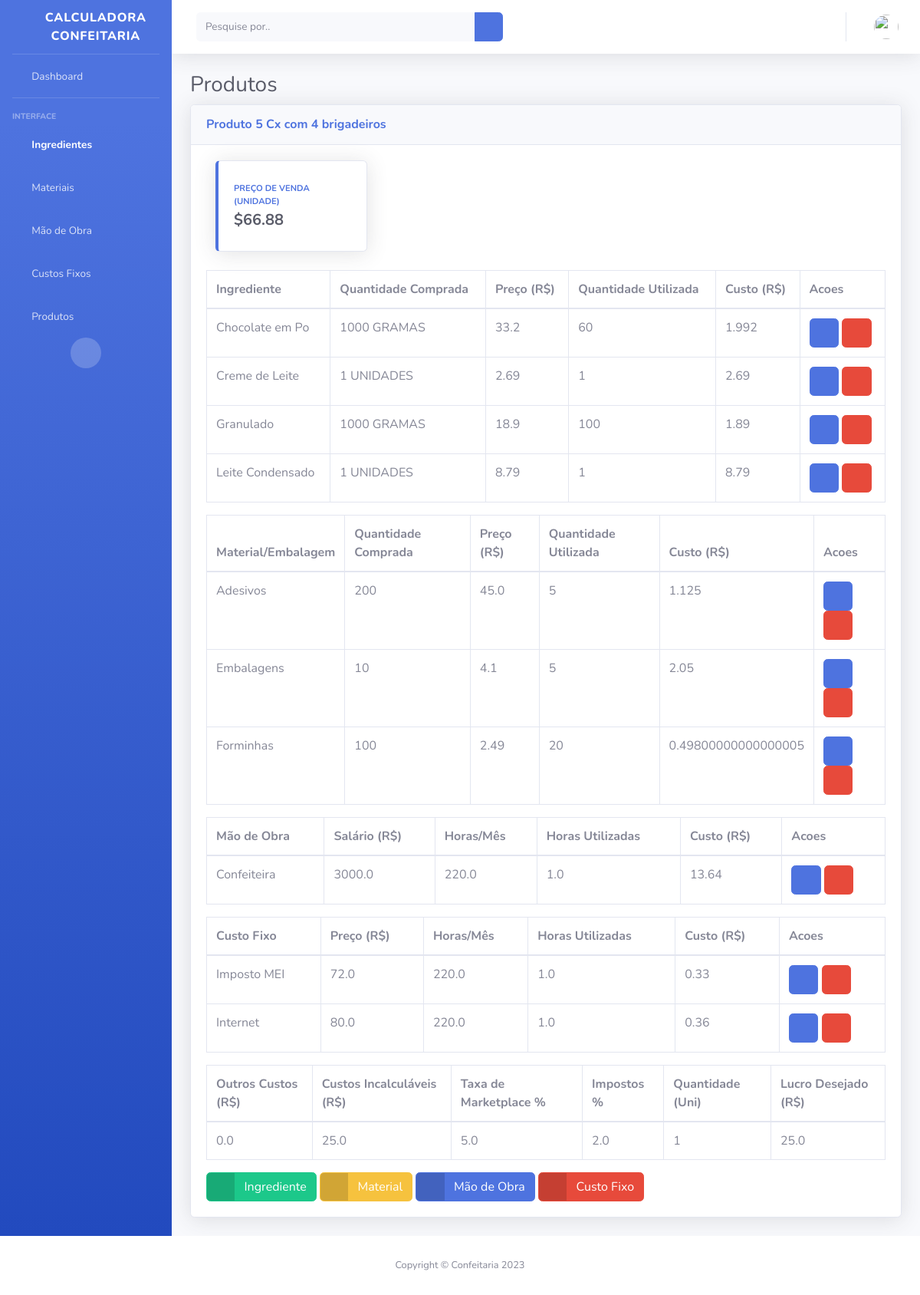
The page /product/1 (signed in) on the database its author committed.
### myapp/models.py (models this page shows, shortened)
class Product(models.Model):
    user = models.ForeignKey(CustomUser, blank=False, on_delete=models.CASCADE)
    name = models.CharField(db_column='name', max_length=100, blank=False)
    another_expenses = models.FloatField(_("Outros Custos (R$):"), db_column='another_expenses', blank=False)
    incalculable_expenses = models.FloatField(_("Custos Incalculáveis (R$):"), db_column='incalculable_expenses',
                                              blank=True)
    marketplace_tax = models.FloatField(_("Taxa de Comissão em Marketplace %:"), db_column='marketplace_tax',
                                        blank=False)
    taxes = models.FloatField(_("Impostos:"), db_column='taxes', blank=False)
    quantity = models.IntegerField(
        _("Quantidade Desejada:"), db_column='quantity', blank=False)
    profit = models.FloatField(_("Lucro Desejado (R$):"), db_column='profit', blank=False)
    class Meta:
        ordering = ["name"]

class PercentIngredient(models.Model):
    ingredient = models.ForeignKey(Ingredient, blank=True, on_delete=models.CASCADE)
    percent = models.IntegerField(
        _("Quantidade Usada:"), db_column='percent', blank=False)
    measure = models.CharField(_("Medida do Pacote:"), max_length=8, choices=MEASURES_CHOICES)
    product = models.ForeignKey(Product, blank=True, on_delete=models.CASCADE)
    class Meta:
        ordering = ["ingredient"]

class Ingredient(models.Model):
    user = models.ForeignKey(CustomUser, blank=True, on_delete=models.CASCADE)
    name = models.CharField(_("Nome do Item:"), db_column='name', max_length=100, blank=False)
    quantity = models.IntegerField(
        _("Quantidade do Pacote:"), db_column='quantity', blank=False)
    measure = models.CharField(_("Medida do Pacote:"), max_length=8, choices=MEASURES_CHOICES)
    price = models.FloatField(_("(R$) Valor do Pacote:"), db_column='price', blank=False)
    def __str__(self):
        return self.name
    class Meta:
        ordering = ["name"]

class PercentMaterial(models.Model):
    material = models.ForeignKey(Material, blank=True, on_delete=models.CASCADE)
    percent = models.IntegerField(
        _("Quantidade Usada:"), db_column='percent', blank=False)
    product = models.ForeignKey(Product, blank=True, on_delete=models.CASCADE)
    class Meta:
        ordering = ["material"]

class Material(models.Model):
    user = models.ForeignKey(CustomUser, blank=True, on_delete=models.CASCADE)
    name = models.CharField(_("Nome do Item:"), db_column='name', max_length=100, blank=False)
    quantity = models.IntegerField(
        _("Quantidade Comprada:"), db_column='quantity', blank=False)
    price = models.FloatField(_("(R$) Preço do Pacote de Embalagem:"), db_column='price', blank=False)
    def __str__(self):
        return self.name
    class Meta:
        ordering = ["name"]

class PercentLabor(models.Model):
    labor = models.ForeignKey(Labor, blank=True, on_delete=models.CASCADE)
    hours = models.FloatField(
        _("Horas de Consumo:"), db_column='hours', blank=False)
    time = models.CharField(_("Tempo de Medida:"), max_length=15, choices=TIME_CHOICES)
    product = models.ForeignKey(Product, blank=True, on_delete=models.CASCADE)
    class Meta:
        ordering = ["labor"]

class Labor(models.Model):
    user = models.ForeignKey(CustomUser, blank=True, on_delete=models.CASCADE)
    name = models.CharField(_("Nome do Serviço:"), db_column='name', max_length=100, blank=False)
    salary = models.FloatField(_("Salário Médio:"), db_column='salary', blank=False)
    hours = models.FloatField(
        _("Horas Mensais:"), db_column='hours', blank=False)
    time = models.CharField(_("Tempo de Medida:"), max_length=15, choices=TIME_CHOICES)
    def __str__(self):
        return self.name
    class Meta:
        ordering = ["name"]

class PercentCost(models.Model):
    cost = models.ForeignKey(Cost, blank=True, on_delete=models.CASCADE)
    hours = models.FloatField(
        _("Horas de Consumo:"), db_column='hours', blank=False)
    time = models.CharField(_("Tempo de Medida:"), max_length=15, choices=TIME_CHOICES)
    product = models.ForeignKey(Product, blank=True, on_delete=models.CASCADE)
    class Meta:
        ordering = ["cost"]

class Cost(models.Model):
    user = models.ForeignKey(CustomUser, blank=True, on_delete=models.CASCADE)
    name = models.CharField(_("Nome do Custo:"), db_column='name', max_length=100, blank=False)
    price = models.FloatField(_("Preço (R$):"), db_column='price', blank=False)
    hours = models.FloatField(
        _("Horas Mensais:"), db_column='hours', blank=False)
    time = models.CharField(_("Tempo de Medida:"), max_length=15, choices=TIME_CHOICES)
    def __str__(self):
        string = self.name + " " + str(self.price / self.hours)
        return string
    class Meta:
        ordering = ["name"]

### myapp/views.py (the view)
# urls.py: path('product/<int:id>',
@login_required
def product(request, id):
    percent_ingredient_form = PercentIngredientForm()
    percent_material_form = PercentMaterialForm()
    percent_labor_form = PercentLaborForm()
    percent_cost_form = PercentCostForm()
    percent_ingredients = PercentIngredient.objects.all()
    percent_materials = PercentMaterial.objects.all()
    percent_labors = PercentLabor.objects.all()
    percent_costs = PercentCost.objects.all()
    product = Product.objects.get(id=id)
    price_unity = generate_price_unity(product)
    return render(
        request, 'product.html', {
            'product': product,
            'percent_ingredient_form': percent_ingredient_form,
            'percent_material_form': percent_material_form,
            'percent_labor_form': percent_labor_form,
            'percent_cost_form': percent_cost_form,
            'percent_ingredients': percent_ingredients,
            'percent_materials': percent_materials,
            'percent_labors': percent_labors,
            'percent_costs': percent_costs,
            'price_unity': price_unity
        }
    )

### myapp/templates/product.html (shortened to what this page needs)
{% extends "base.html" %}
{% block content %}
{% load mathfilters %}
<h1 class="h3 mb-2 text-gray-800">Produtos</h1>
<div class="card shadow mb-4">
    <div class="card-header py-3">
        <h6 class="m-0 font-weight-bold text-primary">Produto {{ product.name }}</h6>
    </div>
    <div class="card-body">
        <div class="col-xl-3 col-md-6 mb-4">
            <div class="card border-left-primary shadow h-100 py-2">
                <div class="card-body">
                    <div class="row no-gutters align-items-center">
                        <div class="col mr-2">
                            <div class="text-xs font-weight-bold text-primary text-uppercase mb-1">
                                Preço de Venda (Unidade)</div>
                            <div class="h5 mb-0 font-weight-bold text-gray-800">${{price_unity}}</div>
                        </div>
                        <div class="col-auto">
                            <i class="fas fa-calendar fa-2x text-gray-300"></i>
                        </div>
                    </div>
                </div>
            </div>
        </div>
        <div class="table-responsive" style="margin-top:5px">
            <table class="table table-bordered" id="dataTable" width="100%" cellspacing="0">
                <thead>
                    <tr>
                        <th scope="col">Ingrediente</th>
                        <th scope="col">Quantidade Comprada</th>
                        <th scope="col">Preço (R$)</th>
                        <th scope="col">Quantidade Utilizada</th>
                        <th scope="col">Custo (R$)</th>
                        <th scope="col">Acoes</th>
                    </tr>
                </thead>
                <tbody>
                    {% for percent_ingredient in percent_ingredients%}
                    <tr>
                        <td>{{ percent_ingredient.ingredient.name }}</td>
                        <td>{{ percent_ingredient.ingredient.quantity }}{{ " "}}{{ percent_ingredient.ingredient.measure }}</td>
                        <td>{{ percent_ingredient.ingredient.price }}</td>
                        <td>{{ percent_ingredient.percent }}</td>
                        <td> {{percent_ingredient.percent|div:percent_ingredient.ingredient.quantity|mul:percent_ingredient.ingredient.price }}</td>
                        <td>
                            <a type="button" class="btn btn-primary" href="/percent-labor-delete/{{ percent_labor.id }}"> <i class="fas fa-edit"></i></a></a>
                            <a type="button" class="btn btn-danger" href="/percent-ingredient-delete/{{ percent_ingredient.id }}"> <i class="fas fa-trash"></i></a></a>
                        </td>
                    </tr>
                    {% endfor %}
                </tbody>
            </table>
        </div>
        <div class="table-responsive">
            <table class="table table-bordered" width="100%" cellspacing="0">
                <thead>
                    <tr>
                        <th scope="col">Material/Embalagem</th>
                        <th scope="col">Quantidade Comprada</th>
                        <th scope="col">Preço (R$)</th>
                        <th scope="col">Quantidade Utilizada</th>
                        <th scope="col">Custo (R$)</th>
                        <th scope="col">Acoes</th>
                    </tr>
                </thead>
                <tbody>
                    {% for percent_material in percent_materials %}
                    <tr>
                        <td>{{ percent_material.material.name }}</td>
                        <td>{{ percent_material.material.quantity }}{{ " "}}{{ percent_material.material.measure }}</td>
                        <td>{{ percent_material.material.price }}</td>
                        <td>{{ percent_material.percent }}</td>
                        <td> {{percent_material.percent|div:percent_material.material.quantity|mul:percent_material.material.price }}</td>
                         <td>
                             <a type="button" class="btn btn-primary" href="/percent-labor-delete/{{ percent_labor.id }}"> <i class="fas fa-edit"></i></a></a>
                             <a type="button" class="btn btn-danger" href="/percent-material-delete/{{ percent_material.id }}"> <i class="fas fa-trash"></i></a></a>
                        </td>
                    </tr>
                    {% endfor %}
                </tbody>
            </table>
        </div>
        <div class="table-responsive">
            <table class="table table-bordered" width="100%" cellspacing="0">
                <thead>
                    <tr>
                        <th scope="col">Mão de Obra</th>
                        <th scope="col">Salário (R$)</th>
                        <th scope="col">Horas/Mês</th>
                        <th scope="col">Horas Utilizadas</th>
                        <th scope="col">Custo (R$)</th>
                        <th scope="col">Acoes</th>
                    </tr>
                </thead>
                <tbody>
                    {% for percent_labor in percent_labors %}
                    <tr>
                        <td>{{ percent_labor.labor.name }}</td>
                        <td>{{ percent_labor.labor.salary }}</td>
                        <td>{{ percent_labor.labor.hours }}</td>
                         <td>{{ percent_labor.hours }}</td>
                        <td> {{percent_labor.hours|mul:percent_labor.labor.salary|div:percent_labor.labor.hours|floatformat:2 }}</td>
                         <td>
                             <a type="button" class="btn btn-primary" href="/percent-labor-delete/{{ percent_labor.id }}"> <i class="fas fa-edit"></i></a></a>
                             <a type="button" class="btn btn-danger" href="/percent-labor-delete/{{ percent_labor.id }}"> <i class="fas fa-trash"></i></a></a>
                        </td>
                    </tr>
                    {% endfor %}
                </tbody>
            </table>
        </div>
        <div class="table-responsive">
            <table class="table table-bordered" width="100%" cellspacing="0">
                <thead>
                    <tr>
                        <th scope="col">Custo Fixo</th>
                        <th scope="col">Preço (R$)</th>
                        <th scope="col">Horas/Mês</th>
                        <th scope="col">Horas Utilizadas</th>
                        <th scope="col">Custo (R$)</th>
                        <th scope="col">Acoes</th>
                    </tr>
                </thead>
                <tbody>
                    {% for percent_cost in percent_costs %}
                    <tr>
                        <td>{{ percent_cost.cost.name }}</td>
                        <td>{{ percent_cost.cost.price }}</td>
                        <td>{{ percent_cost.cost.hours }}</td>
                         <td>{{ percent_cost.hours }}</td>
                        <td> {{percent_cost.hours|mul:percent_cost.cost.price|div:percent_cost.cost.hours|floatformat:2 }}</td>
                         <td>
                             <a type="button" class="btn btn-primary" href="/percent-labor-delete/{{ percent_labor.id }}"> <i class="fas fa-edit"></i></a></a>
                             <a type="button" class="btn btn-danger" href="/percent-labor-delete/{{ percent_labor.id }}"> <i class="fas fa-trash"></i></a></a>
                        </td>
                    </tr>
                    {% endfor %}
                </tbody>
            </table>
        </div>
        <div class="table-responsive">
            <table class="table table-bordered" width="100%" cellspacing="0">
                <thead>
                    <tr>
                        <th scope="col">Outros Custos (R$)</th>
                        <th scope="col">Custos Incalculáveis (R$)</th>
                        <th scope="col">Taxa de Marketplace %</th>
                        <th scope="col">Impostos %</th>
                        <th scope="col">Quantidade (Uni)</th>
                        <th scope="col">Lucro Desejado (R$)</th>
                    </tr>
                </thead>
                <tbody>
                    <tr>
                        <td> {{product.another_expenses }}</td>
                        <td> {{product.incalculable_expenses }}</td>
                        <td> {{product.marketplace_tax }}</td>
                        <td> {{product.taxes }}</td>
                        <td> {{product.quantity }}</td>
                        <td> {{product.profit }}</td>
                    </tr>
                </tbody>
            </table>
        </div>
        <a data-toggle="modal" data-target="#ingredientModal" class="btn btn-success btn-icon-split">
            <span class="icon text-white-50">
                <i class="fas fa-plus"></i>
            </span>
            <span class="text">Ingrediente</span>
        </a>
        <a data-toggle="modal" data-target="#materialModal" class="btn btn-warning btn-icon-split">
            <span class="icon text-white-50">
                <i class="fas fa-plus"></i>
            </span>
            <span class="text">Material</span>
        </a>
        <a data-toggle="modal" data-target="#laborModal" class="btn btn-primary btn-icon-split">
            <span class="icon text-white-50">
                <i class="fas fa-plus"></i>
            </span>
            <span class="text">Mão de Obra</span>
        </a>
        <a data-toggle="modal" data-target="#costModal" class="btn btn-danger btn-icon-split">
            <span class="icon text-white-50">
                <i class="fas fa-plus"></i>
            </span>
            <span class="text">Custo Fixo</span>
        </a>
                        {% load bootstrap %}
                        {% load bootstrap %}
                        {% load bootstrap %}
                        {% load bootstrap %}
    </div>
</div>
{% endblock %}

### rows shown on the page
Product: name "5 Cx com 4 brigadeiros", another_expenses "0.0", incalculable_expenses "25.0", marketplace_tax "5.0", taxes "2.0", quantity "1", profit "25.0"
PercentIngredient: ingredient.name "Chocolate em Po", ingredient.quantity "1000", ingredient.measure "GRAMAS", ingredient.price "33.2", percent "60", percent|div "1.992"
PercentIngredient: ingredient.name "Creme de Leite", ingredient.quantity "1", ingredient.measure "UNIDADES", ingredient.price "2.69", percent "1", percent|div "2.69"
PercentIngredient: ingredient.name "Granulado", ingredient.quantity "1000", ingredient.measure "GRAMAS", ingredient.price "18.9", percent "100", percent|div "1.89"
PercentIngredient: ingredient.name "Leite Condensado", ingredient.quantity "1", ingredient.measure "UNIDADES", ingredient.price "8.79", percent "1", percent|div "8.79"
PercentMaterial: material.name "Adesivos", material.quantity "200", material.price "45.0", percent "5", percent|div "1.125"
PercentMaterial: material.name "Embalagens", material.quantity "10", material.price "4.1", percent "5", percent|div "2.05"
PercentMaterial: material.name "Forminhas", material.quantity "100", material.price "2.49", percent "20", percent|div "0.49800000000000005"
PercentLabor: labor.name "Confeiteira", labor.salary "3000.0", labor.hours "220.0", hours "1.0", hours|mul "13.64"
PercentCost: cost.name "Imposto MEI", cost.price "72.0", cost.hours "220.0", hours "1.0", hours|mul "0.33"
PercentCost: cost.name "Internet", cost.price "80.0", cost.hours "220.0", hours "1.0", hours|mul "0.36"

### other values the page prints
{{ price_unity }} "66.88"
